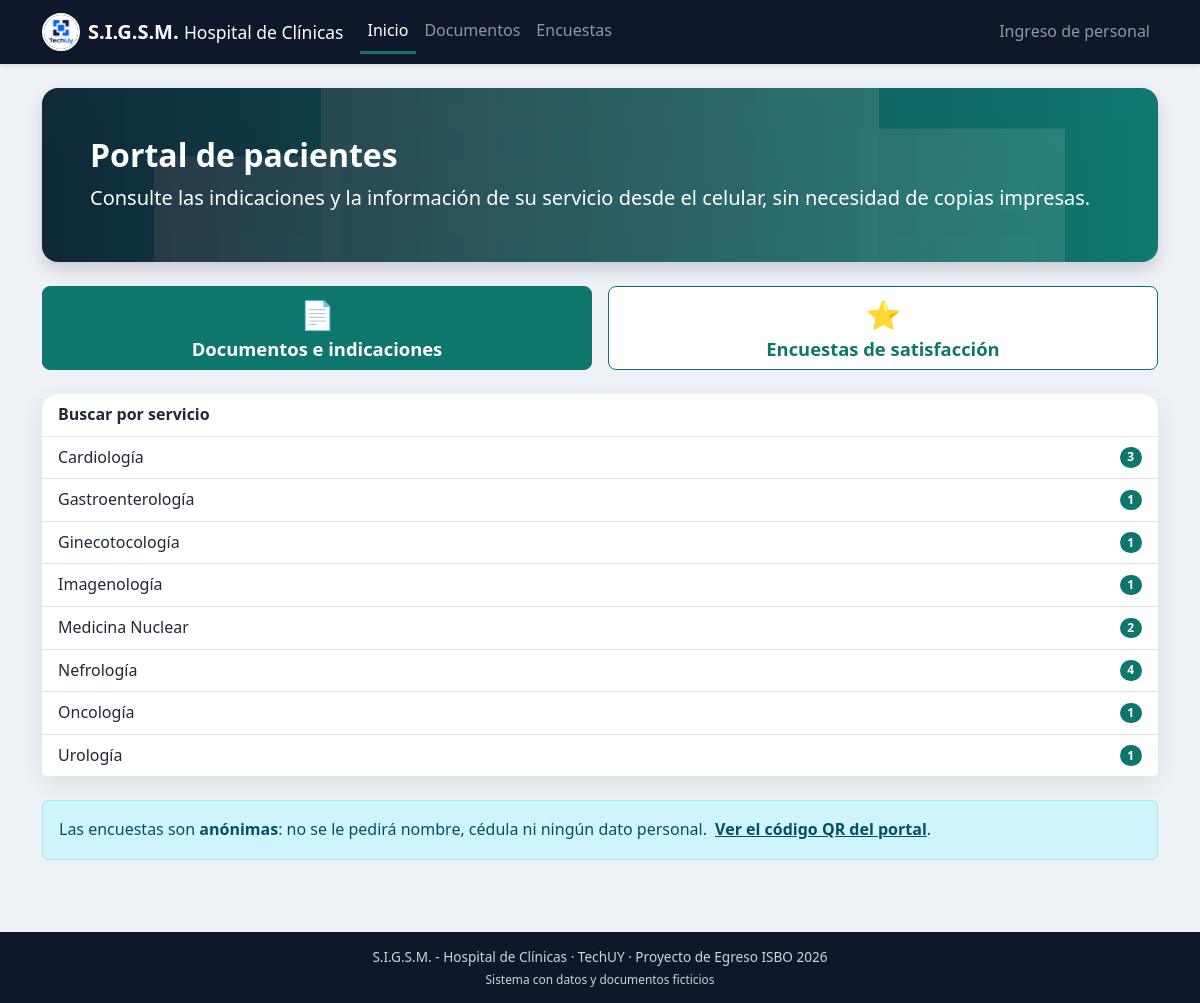
The page / on the database its author committed.
### tables this page shows
CREATE TABLE especialidad (
  id_especialidad  INT AUTO_INCREMENT,
  nombre           VARCHAR(100) NOT NULL,
  descripcion      TEXT NULL,
  activo           TINYINT(1) NOT NULL DEFAULT 1,
  CONSTRAINT pk_especialidad PRIMARY KEY (id_especialidad),
  CONSTRAINT uq_especialidad_nombre UNIQUE (nombre)
);

### includes/sesion.php (called while the page is built, shortened)
<?php
function usuario_logueado(): bool
{
    return isset($_SESSION['id_usuario']);
}

### includes/funciones.php (called while the page is built, shortened)
<?php
function e($texto): string
{
    return htmlspecialchars((string) $texto, ENT_QUOTES, 'UTF-8');
}

### index.php (the view, shortened to what this page needs)
<?php
require_once __DIR__ . '/includes/inicio.php';
$servicios = $pdo->query(
    'SELECT e.id_especialidad, e.nombre, COUNT(d.id_documento) AS cantidad
     FROM especialidad e
     JOIN documento d ON d.id_especialidad = e.id_especialidad
                     AND d.activo = 1 AND d.publicado = 1
     WHERE e.activo = 1
     GROUP BY e.id_especialidad, e.nombre
     ORDER BY e.nombre'
)->fetchAll();
$seccion = 'inicio';
$publico = true;
require __DIR__ . '/includes/encabezado.php';
?>
<section class="hero-portal p-4 p-md-5 mb-4 shadow">
    <h1 class="h2 fw-bold">Portal de pacientes</h1>
    <p class="lead mb-0">Consulte las indicaciones y la información de su servicio desde el celular,
        sin necesidad de copias impresas.</p>
</section>
<div class="row g-3 mb-4">
    <div class="col-12 col-md-6">
        <a href="documentos.php" class="btn btn-primary w-100 acceso-grande d-flex flex-column justify-content-center">
            <span class="fs-3">📄</span>
            Documentos e indicaciones
        </a>
    </div>
    <div class="col-12 col-md-6">
        <a href="encuestas.php" class="btn btn-outline-primary bg-white w-100 acceso-grande d-flex flex-column justify-content-center">
            <span class="fs-3">⭐</span>
            Encuestas de satisfacción
        </a>
    </div>
</div>
<div class="card mb-4">
    <div class="card-header">Buscar por servicio</div>
    <div class="list-group list-group-flush">
        <?php foreach ($servicios as $s): ?>
            <a class="list-group-item list-group-item-action d-flex justify-content-between align-items-center"
               href="documentos.php?servicio=<?= (int) $s['id_especialidad'] ?>">
                <?= e($s['nombre']) ?>
                <span class="badge bg-primary rounded-pill"><?= (int) $s['cantidad'] ?></span>
            </a>
        <?php endforeach; ?>
    </div>
</div>
<div class="alert alert-info" role="alert">
    Las encuestas son <strong>anónimas</strong>: no se le pedirá nombre, cédula ni ningún dato personal.
    <a href="qr.php" class="alert-link ms-1">Ver el código QR del portal</a>.
</div>
<?php require __DIR__ . '/includes/pie.php'; ?>

### includes/encabezado.php (shortened to what this page needs)
<?php
$publico = $publico ?? false;
$seccion = $seccion ?? '';
function item_menu(string $clave, string $ruta, string $texto, string $seccion): string
{
    $activa = $clave === $seccion ? ' active" aria-current="page' : '';
    return '<li class="nav-item"><a class="nav-link' . $activa . '" href="' . URL_BASE . $ruta . '">' . $texto . '</a></li>';
}
?>
<!DOCTYPE html>
<html lang="es">
<head>
    <link href="https://cdn.jsdelivr.net/npm/bootstrap@5.3.3/dist/css/bootstrap.min.css" rel="stylesheet">
    <link rel="stylesheet" href="<?= URL_BASE ?>/public/css/estilos.css">
</head>
<body class="<?= $publico ? 'portal-publico' : 'panel-admin' ?>">
<nav class="navbar navbar-expand-lg navbar-dark navbar-sigsm shadow-sm">
    <div class="container">
        <a class="navbar-brand d-flex align-items-center gap-2" href="<?= URL_BASE ?><?= $publico ? '/index.php' : '/admin/panel.php' ?>">
            <img src="<?= URL_BASE ?>/public/img/logo.jpg" alt="Logo TechUY">
            <span><strong>S.I.G.S.M.</strong> <small class="d-none d-sm-inline">Hospital de Clínicas</small></span>
        </a>
        <div class="collapse navbar-collapse" id="menuPrincipal">
            <ul class="navbar-nav me-auto">
                <?php if ($publico || !usuario_logueado()): ?>
                    <?= item_menu('inicio', '/index.php', 'Inicio', $seccion) ?>
                    <?= item_menu('documentos', '/documentos.php', 'Documentos', $seccion) ?>
                    <?= item_menu('encuestas', '/encuestas.php', 'Encuestas', $seccion) ?>
                <?php endif; ?>
            </ul>
            <ul class="navbar-nav">
                <?php if (usuario_logueado()): ?>
                    <?php if ($publico): ?>
                        <li class="nav-item"><a class="nav-link" href="<?= URL_BASE ?>/admin/panel.php">Ir al panel</a></li>
                    <?php endif; ?>
                    <li class="nav-item dropdown">
                        <a class="nav-link dropdown-toggle" href="#" role="button" data-bs-toggle="dropdown" aria-expanded="false">
                            <?= e($_SESSION['nombre']) ?> (<?= es_admin() ? 'Administrador' : 'Usuario' ?>)
                        </a>
                        <ul class="dropdown-menu dropdown-menu-end">
                            <li><a class="dropdown-item" href="<?= URL_BASE ?>/admin/cambiar_contrasena.php">Cambiar contraseña</a></li>
                            <li><a class="dropdown-item" href="<?= URL_BASE ?>/index.php">Ver portal público</a></li>
                            <li><hr class="dropdown-divider"></li>
                            <li>
                                <form method="post" action="<?= URL_BASE ?>/logout.php" class="px-3">
                                    <?= csrf_campo() ?>
                                    <button type="submit" class="btn btn-outline-danger btn-sm w-100">Cerrar sesión</button>
                                </form>
                            </li>
                        </ul>
                    </li>
                <?php else: ?>
                    <li class="nav-item"><a class="nav-link" href="<?= URL_BASE ?>/login.php">Ingreso de personal</a></li>
                <?php endif; ?>
            </ul>
        </div>
    </div>
</nav>
<main class="container py-4">

### includes/pie.php (shortened to what this page needs)
</main>
<footer class="pie-sigsm">
    S.I.G.S.M. - Hospital de Clínicas &middot; TechUY &middot; Proyecto de Egreso ISBO 2026
    <br><small>Sistema con datos y documentos ficticios</small>
</footer>
</body>
</html>

### public/css/estilos.css (style rules this page uses)
:root { --sigsm-primario: #0f766e; --sigsm-primario-hover: #115e59; --sigsm-fondo: #eef2f6; --sigsm-tarjeta: #ffffff; --sigsm-texto: #1f2937; --sigsm-borde: #cbd5e1; --sigsm-error: #ef4444; --sigsm-oscuro: #0f172a; --bs-primary: #0f766e; --bs-primary-rgb: 15, 118, 110; --bs-link-color: #0f766e; --bs-link-hover-color: #115e59; --bs-body-color: #1f2937; --bs-danger: #ef4444; }
body { background-color: var(--sigsm-fondo); color: var(--sigsm-texto); min-height: 100vh; display: flex; flex-direction: column; line-height: 1.6; }
main { flex: 1 0 auto; }
.navbar-sigsm { background: var(--sigsm-oscuro); }
.navbar-sigsm .navbar-brand img { width: 38px; height: 38px; border-radius: 50%; object-fit: cover; border: 2px solid #fff; }
.navbar-sigsm .nav-link.active { color: #fff; border-bottom: 3px solid var(--sigsm-primario); }
.btn { border-radius: 8px; font-weight: 600; }
.btn-primary { --bs-btn-bg: #0f766e; --bs-btn-border-color: #0f766e; --bs-btn-hover-bg: #115e59; --bs-btn-hover-border-color: #115e59; --bs-btn-active-bg: #115e59; --bs-btn-active-border-color: #115e59; --bs-btn-disabled-bg: #0f766e; --bs-btn-disabled-border-color: #0f766e; }
.btn-outline-primary { --bs-btn-color: #0f766e; --bs-btn-border-color: #0f766e; --bs-btn-hover-bg: #0f766e; --bs-btn-hover-border-color: #0f766e; --bs-btn-active-bg: #115e59; --bs-btn-active-border-color: #115e59; }
.card { background: var(--sigsm-tarjeta); border: none; border-radius: 16px; box-shadow: 0 8px 24px rgba(15, 23, 42, 0.08); }
.card-header { background: transparent; font-weight: 700; border-bottom: 1px solid #e2e8f0; }
.hero-portal { background: linear-gradient(90deg, rgba(15, 23, 42, .88), rgba(15, 118, 110, .85)), url('../img/login_fondo.svg') center / cover; color: #fff; border-radius: 16px; }
.acceso-grande { min-height: 120px; font-size: 1.15rem; }
.portal-publico .btn { min-height: 48px; }
.pie-sigsm { background: var(--sigsm-oscuro); color: #cbd5e1; text-align: center; padding: 14px 0; font-size: .85rem; margin-top: 2rem; }

### rows shown on the page
especialidad: nombre "Cardiología", cantidad "3"
especialidad: nombre "Gastroenterología", cantidad "1"
especialidad: nombre "Ginecotocología", cantidad "1"
especialidad: nombre "Imagenología", cantidad "1"
especialidad: nombre "Medicina Nuclear", cantidad "2"
especialidad: nombre "Nefrología", cantidad "4"
especialidad: nombre "Oncología", cantidad "1"
especialidad: nombre "Urología", cantidad "1"

### other values the page prints
$texto "Inicio Documentos Encuestas"
